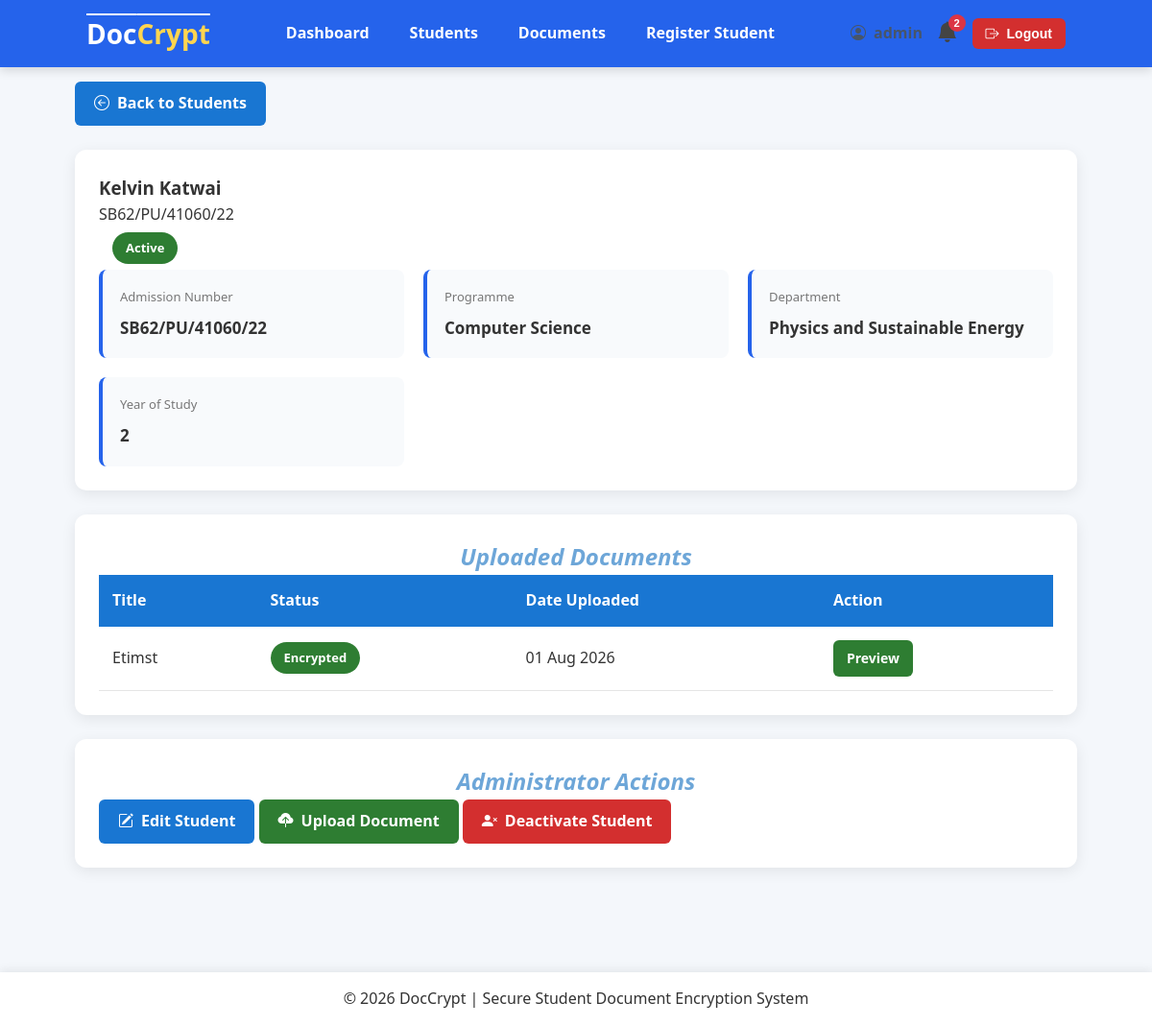
The app's page /students/1/ (signed in), older data.
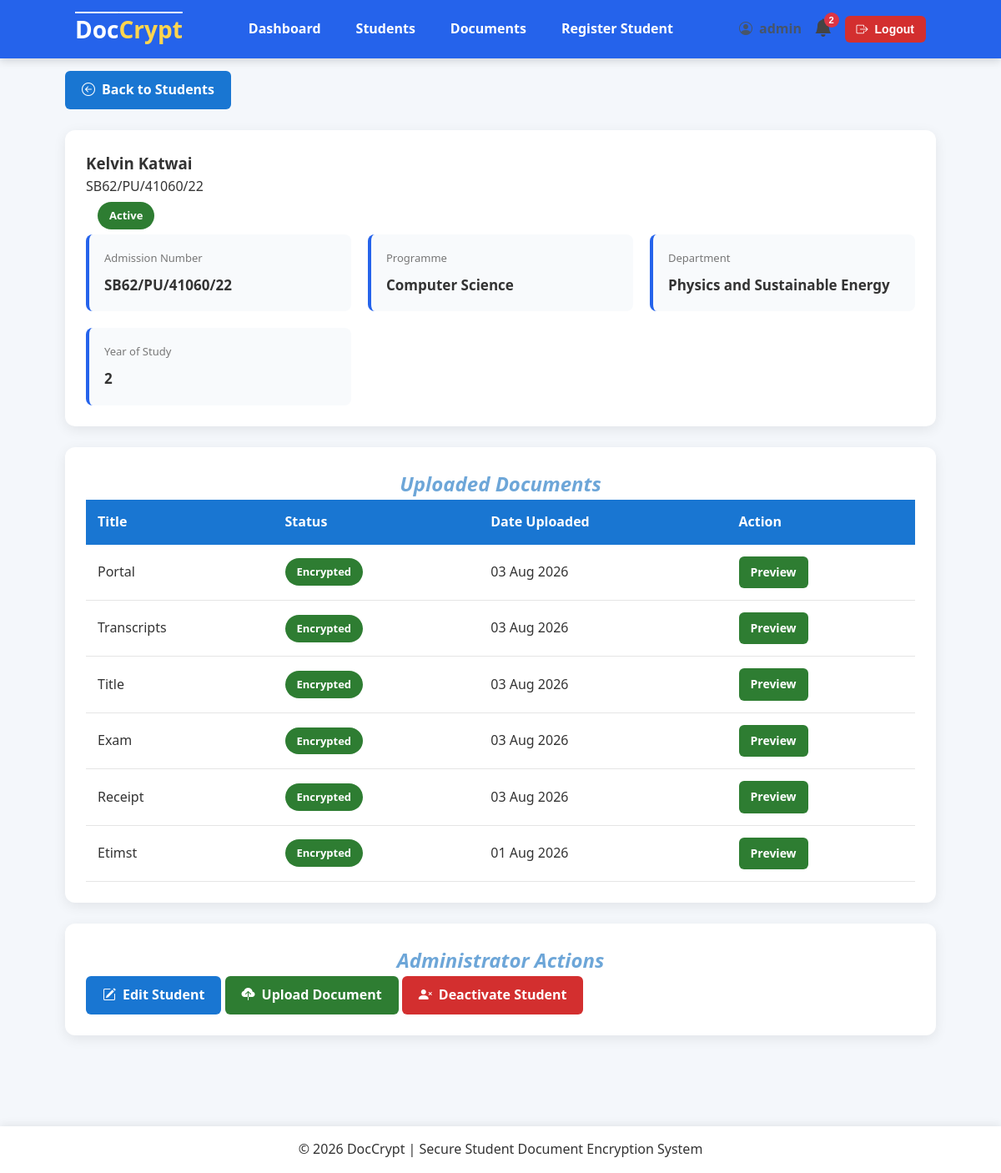
The same page, newer data.
### documents/models.py (models this page shows, shortened)
class Document(models.Model):
    class Status(models.TextChoices):
        PENDING = "PENDING", "Pending"
        ENCRYPTED = "ENCRYPTED", "Encrypted"
    student = models.ForeignKey(Student, on_delete=models.CASCADE, related_name="documents")
    uploaded_by = models.ForeignKey(CustomUser, on_delete=models.SET_NULL, null=True, related_name="uploaded_documents")
    title = models.CharField( max_length=255)
    original_filename = models.CharField(max_length=255, blank=True)
    original_file = models.FileField(max_length=255, blank=True, upload_to="documents/original/")
    encrypted_file = models.FileField(upload_to="documents/encrypted/", null=True, blank=True)
    encrypted_key = models.BinaryField(null=True, blank=True)
    status = models.CharField(max_length=30, choices=Status.choices, default=Status.PENDING, db_index=True)
    uploaded_at = models.DateTimeField(auto_now_add=True)
    encrypted_at = models.DateTimeField(null=True, blank=True)
    class Meta:
        ordering = ["-uploaded_at"]
        verbose_name = "Document"
        verbose_name_plural = "Documents"

### student/views.py (the view)
# urls.py: path("<int:student_id>/", views.student_detail, name="student_detail"),
@login_required
def student_detail(request, student_id):
    if not request.user.is_admin:
        return render(request, "errors/403.html", status=403)
    student = get_object_or_404(
        Student.objects.select_related("user"), pk=student_id
    )
    documents = student.documents.all()
    context = {
        "student": student,
        "documents": documents,
    }
    return render(request, "students/student_detail.html", context)

### notifications/context_processors.py (called while the page is built)
def notifications(request):
    if request.user.is_authenticated:
        notifications = Notification.objects.filter(
            recipient=request.user,
            is_read=False,
        ).order_by("-created_at")[:5]
        return {
            'notifications': notifications,
            "notification_count": notifications.count(),
        }
    return {
        "notifications": [],
        "notification_count":0,
    }

### student/models.py (called while the page is built)
    @property
    def full_name(self):
        return f"{self.first_name} {self.last_name}"

### users/models.py (called while the page is built)
    @property
    def is_admin(self):
        return self.role == self.Role.ADMIN or self.is_superuser

### student/templates/students/student_detail.html (shortened to what the changed rows need)
{% extends "users/base.html" %}
{% block content %}
<div class="card">
    <div class="card-header">
        <h2>Uploaded Documents</h2>
    </div>
    <table class="table">
        <thead>
            <tr>
                <th>Title</th>
                <th>Status</th>
                <th>Date Uploaded</th>
                <th>Action</th>
            </tr>
        </thead>
        <tbody>
            {% for document in documents %}
            <tr>
                <td>
                    {{ document.title }}
                </td>
                <td>
                    {% if document.status == "ENCRYPTED" %}
                        <span class="badge badge-success">
                            {{ document.get_status_display }}
                        </span>
                    {% else %}
                        <span class="badge badge-warning">
                            {{ document.get_status_display }}
                        </span>
                    {% endif %}
                </td>
                <td>
                    {{ document.uploaded_at|date:"d M Y" }}
                </td>
                <td>
                    <a href="{% url 'preview_document' document.id %}" class="btn btn-success btn-small">Preview</a>
                </td>
            </tr>
            {% empty %}
            <tr>
                <td colspan="4" class="empty-table">No documents uploaded.</td>
            </tr>
            {% endfor %}
        </tbody>
    </table>
</div>
<div class="card">
    <h2>Administrator Actions</h2>
</div>
{% endblock %}

Row changes from the older to the newer data that the page shows:
added Document: title "Portal", status "Encrypted", uploaded_at "03 Aug 2026"
added Document: title "Transcripts", status "Encrypted", uploaded_at "03 Aug 2026"
added Document: title "Title", status "Encrypted", uploaded_at "03 Aug 2026"
added Document: title "Exam", status "Encrypted", uploaded_at "03 Aug 2026"
added Document: title "Receipt", status "Encrypted", uploaded_at "03 Aug 2026"
